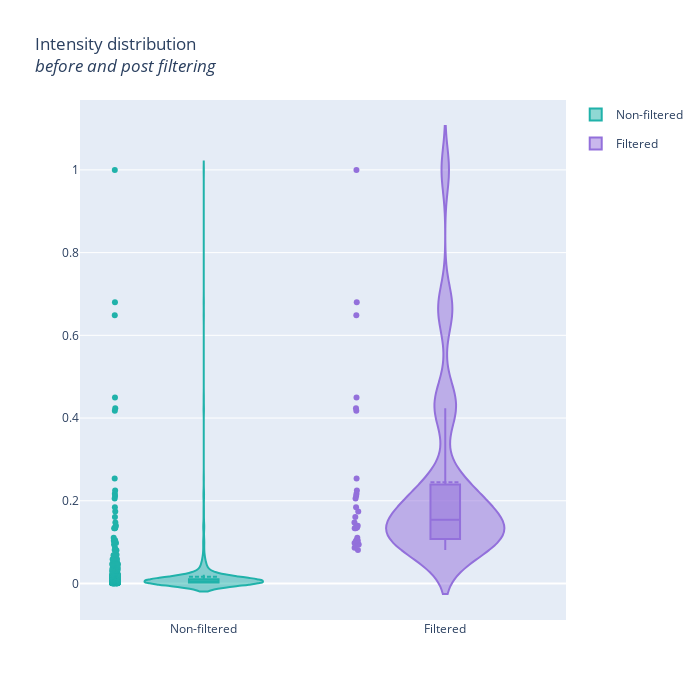

The cell this chart's notebook holds for it:
### Code cell
distribution_to_plot(sample, quant_df, reduced_df)

### Figure 1 — Plotly figure (JSON) as saved in the notebook; plotly's stock layout.template omitted (floating-point values rounded to 4 significant figures; data arrays with more than 128 entries replaced by an {"elided": "..."} marker saying what was removed)
{"data": [{"box": {"visible": true}, "jitter": 0.05, "legendgroup": "Non-filtered", "line": {"color": "lightseagreen"}, "meanline": {"visible": true}, "name": "Non-filtered", "points": "all", "scalegroup": "Non-filtered", "scalemode": "count", "type": "violin", "y": {"elided": "16139 float values"}}, {"box": {"visible": true}, "jitter": 0.05, "legendgroup": "Filtered", "line": {"color": "mediumpurple"}, "meanline": {"visible": true}, "name": "Filtered", "points": "all", "scalegroup": "Filtered", "scalemode": "count", "type": "violin", "y": {"elided": "16139 float values"}}], "layout": {"autosize": true, "height": 700, "title": {"text": "Intensity distribution<br><i>before and post filtering"}, "violinmode": "overlay", "width": 700}}
